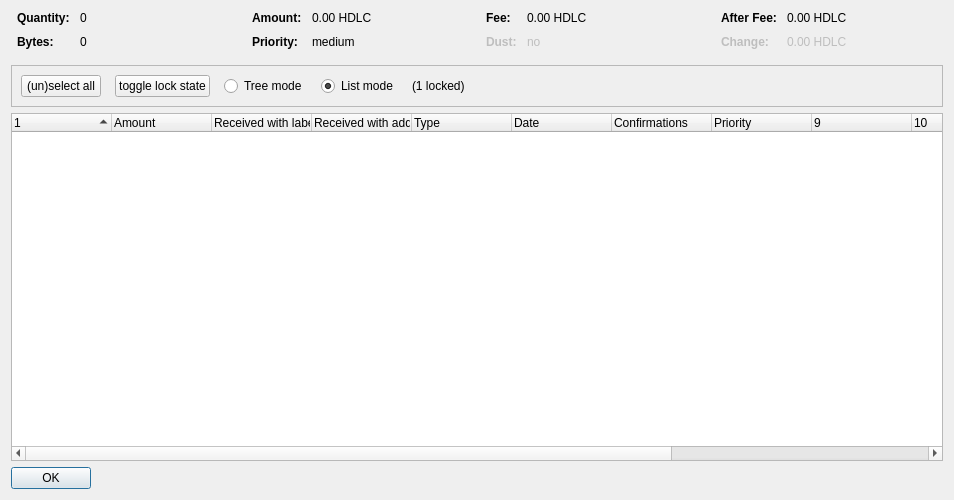
<?xml version="1.0" encoding="UTF-8"?>
<ui version="4.0">
 <class>CoinControlDialog</class>
 <widget class="QDialog" name="CoinControlDialog">
  <property name="geometry">
   <rect>
    <x>0</x>
    <y>0</y>
    <width>954</width>
    <height>500</height>
   </rect>
  </property>
  <property name="windowTitle">
   <string>Coin Selection</string>
  </property>
  <layout class="QVBoxLayout" name="verticalLayout">
   <item>
    <layout class="QHBoxLayout" name="horizontalLayoutTop" stretch="0,0,0,0">
     <property name="topMargin">
      <number>0</number>
     </property>
     <property name="bottomMargin">
      <number>10</number>
     </property>
     <item>
      <layout class="QFormLayout" name="formLayoutCoinControl1">
       <property name="horizontalSpacing">
        <number>10</number>
       </property>
       <property name="verticalSpacing">
        <number>10</number>
       </property>
       <property name="leftMargin">
        <number>6</number>
       </property>
       <property name="rightMargin">
        <number>6</number>
       </property>
       <item row="0" column="0">
        <widget class="QLabel" name="labelCoinControlQuantityText">
         <property name="font">
          <font>
           <weight>75</weight>
           <bold>true</bold>
          </font>
         </property>
         <property name="text">
          <string>Quantity:</string>
         </property>
        </widget>
       </item>
       <item row="0" column="1">
        <widget class="QLabel" name="labelCoinControlQuantity">
         <property name="cursor">
          <cursorShape>IBeamCursor</cursorShape>
         </property>
         <property name="contextMenuPolicy">
          <enum>Qt::ActionsContextMenu</enum>
         </property>
         <property name="text">
          <string notr="true">0</string>
         </property>
         <property name="textInteractionFlags">
          <set>Qt::LinksAccessibleByMouse|Qt::TextSelectableByKeyboard|Qt::TextSelectableByMouse</set>
         </property>
        </widget>
       </item>
       <item row="1" column="0">
        <widget class="QLabel" name="labelCoinControlBytesText">
         <property name="font">
          <font>
           <weight>75</weight>
           <bold>true</bold>
          </font>
         </property>
         <property name="text">
          <string>Bytes:</string>
         </property>
        </widget>
       </item>
       <item row="1" column="1">
        <widget class="QLabel" name="labelCoinControlBytes">
         <property name="cursor">
          <cursorShape>IBeamCursor</cursorShape>
         </property>
         <property name="contextMenuPolicy">
          <enum>Qt::ActionsContextMenu</enum>
         </property>
         <property name="text">
          <string notr="true">0</string>
         </property>
         <property name="textInteractionFlags">
          <set>Qt::LinksAccessibleByMouse|Qt::TextSelectableByKeyboard|Qt::TextSelectableByMouse</set>
         </property>
        </widget>
       </item>
      </layout>
     </item>
     <item>
      <layout class="QFormLayout" name="formLayoutCoinControl2">
       <property name="horizontalSpacing">
        <number>10</number>
       </property>
       <property name="verticalSpacing">
        <number>10</number>
       </property>
       <property name="leftMargin">
        <number>6</number>
       </property>
       <property name="rightMargin">
        <number>6</number>
       </property>
       <item row="0" column="0">
        <widget class="QLabel" name="labelCoinControlAmountText">
         <property name="font">
          <font>
           <weight>75</weight>
           <bold>true</bold>
          </font>
         </property>
         <property name="text">
          <string>Amount:</string>
         </property>
        </widget>
       </item>
       <item row="0" column="1">
        <widget class="QLabel" name="labelCoinControlAmount">
         <property name="cursor">
          <cursorShape>IBeamCursor</cursorShape>
         </property>
         <property name="contextMenuPolicy">
          <enum>Qt::ActionsContextMenu</enum>
         </property>
         <property name="text">
          <string notr="true">0.00 HDLC</string>
         </property>
         <property name="textInteractionFlags">
          <set>Qt::LinksAccessibleByMouse|Qt::TextSelectableByKeyboard|Qt::TextSelectableByMouse</set>
         </property>
        </widget>
       </item>
       <item row="1" column="0">
        <widget class="QLabel" name="labelCoinControlPriorityText">
         <property name="font">
          <font>
           <weight>75</weight>
           <bold>true</bold>
          </font>
         </property>
         <property name="text">
          <string>Priority:</string>
         </property>
        </widget>
       </item>
       <item row="1" column="1">
        <widget class="QLabel" name="labelCoinControlPriority">
         <property name="cursor">
          <cursorShape>IBeamCursor</cursorShape>
         </property>
         <property name="contextMenuPolicy">
          <enum>Qt::ActionsContextMenu</enum>
         </property>
         <property name="text">
          <string>medium</string>
         </property>
         <property name="textInteractionFlags">
          <set>Qt::LinksAccessibleByMouse|Qt::TextSelectableByKeyboard|Qt::TextSelectableByMouse</set>
         </property>
        </widget>
       </item>
      </layout>
     </item>
     <item>
      <layout class="QFormLayout" name="formLayoutCoinControl3">
       <property name="horizontalSpacing">
        <number>10</number>
       </property>
       <property name="verticalSpacing">
        <number>10</number>
       </property>
       <property name="leftMargin">
        <number>6</number>
       </property>
       <property name="rightMargin">
        <number>6</number>
       </property>
       <item row="0" column="0">
        <widget class="QLabel" name="labelCoinControlFeeText">
         <property name="font">
          <font>
           <weight>75</weight>
           <bold>true</bold>
          </font>
         </property>
         <property name="text">
          <string>Fee:</string>
         </property>
        </widget>
       </item>
       <item row="0" column="1">
        <widget class="QLabel" name="labelCoinControlFee">
         <property name="cursor">
          <cursorShape>IBeamCursor</cursorShape>
         </property>
         <property name="contextMenuPolicy">
          <enum>Qt::ActionsContextMenu</enum>
         </property>
         <property name="text">
          <string notr="true">0.00 HDLC</string>
         </property>
         <property name="textInteractionFlags">
          <set>Qt::LinksAccessibleByMouse|Qt::TextSelectableByKeyboard|Qt::TextSelectableByMouse</set>
         </property>
        </widget>
       </item>
       <item row="1" column="0">
        <widget class="QLabel" name="labelCoinControlLowOutputText">
         <property name="enabled">
          <bool>false</bool>
         </property>
         <property name="font">
          <font>
           <weight>75</weight>
           <bold>true</bold>
          </font>
         </property>
         <property name="text">
          <string>Dust:</string>
         </property>
        </widget>
       </item>
       <item row="1" column="1">
        <widget class="QLabel" name="labelCoinControlLowOutput">
         <property name="enabled">
          <bool>false</bool>
         </property>
         <property name="cursor">
          <cursorShape>IBeamCursor</cursorShape>
         </property>
         <property name="contextMenuPolicy">
          <enum>Qt::ActionsContextMenu</enum>
         </property>
         <property name="text">
          <string>no</string>
         </property>
         <property name="textInteractionFlags">
          <set>Qt::LinksAccessibleByMouse|Qt::TextSelectableByKeyboard|Qt::TextSelectableByMouse</set>
         </property>
        </widget>
       </item>
      </layout>
     </item>
     <item>
      <layout class="QFormLayout" name="formLayoutCoinControl4">
       <property name="horizontalSpacing">
        <number>10</number>
       </property>
       <property name="verticalSpacing">
        <number>10</number>
       </property>
       <property name="leftMargin">
        <number>6</number>
       </property>
       <property name="rightMargin">
        <number>6</number>
       </property>
       <item row="0" column="0">
        <widget class="QLabel" name="labelCoinControlAfterFeeText">
         <property name="font">
          <font>
           <weight>75</weight>
           <bold>true</bold>
          </font>
         </property>
         <property name="text">
          <string>After Fee:</string>
         </property>
        </widget>
       </item>
       <item row="0" column="1">
        <widget class="QLabel" name="labelCoinControlAfterFee">
         <property name="cursor">
          <cursorShape>IBeamCursor</cursorShape>
         </property>
         <property name="contextMenuPolicy">
          <enum>Qt::ActionsContextMenu</enum>
         </property>
         <property name="text">
          <string notr="true">0.00 HDLC</string>
         </property>
         <property name="textInteractionFlags">
          <set>Qt::LinksAccessibleByMouse|Qt::TextSelectableByKeyboard|Qt::TextSelectableByMouse</set>
         </property>
        </widget>
       </item>
       <item row="1" column="0">
        <widget class="QLabel" name="labelCoinControlChangeText">
         <property name="enabled">
          <bool>false</bool>
         </property>
         <property name="font">
          <font>
           <weight>75</weight>
           <bold>true</bold>
          </font>
         </property>
         <property name="text">
          <string>Change:</string>
         </property>
        </widget>
       </item>
       <item row="1" column="1">
        <widget class="QLabel" name="labelCoinControlChange">
         <property name="enabled">
          <bool>false</bool>
         </property>
         <property name="cursor">
          <cursorShape>IBeamCursor</cursorShape>
         </property>
         <property name="contextMenuPolicy">
          <enum>Qt::ActionsContextMenu</enum>
         </property>
         <property name="text">
          <string notr="true">0.00 HDLC</string>
         </property>
         <property name="textInteractionFlags">
          <set>Qt::LinksAccessibleByMouse|Qt::TextSelectableByKeyboard|Qt::TextSelectableByMouse</set>
         </property>
        </widget>
       </item>
      </layout>
     </item>
    </layout>
   </item>
   <item>
    <widget class="QFrame" name="frame">
     <property name="minimumSize">
      <size>
       <width>0</width>
       <height>40</height>
      </size>
     </property>
     <property name="frameShape">
      <enum>QFrame::StyledPanel</enum>
     </property>
     <property name="frameShadow">
      <enum>QFrame::Sunken</enum>
     </property>
     <layout class="QHBoxLayout" name="horizontalLayout">
      <item>
       <layout class="QHBoxLayout" name="horizontalLayoutPanel" stretch="0,0,0,0,0,0">
        <property name="spacing">
         <number>14</number>
        </property>
        <item>
         <widget class="QPushButton" name="pushButtonSelectAll">
          <property name="sizePolicy">
           <sizepolicy hsizetype="Maximum" vsizetype="Fixed">
            <horstretch>0</horstretch>
            <verstretch>0</verstretch>
           </sizepolicy>
          </property>
          <property name="text">
           <string>(un)select all</string>
          </property>
          <property name="autoDefault">
           <bool>false</bool>
          </property>
         </widget>
        </item>
        <item>
         <widget class="QPushButton" name="pushButtonToggleLock">
          <property name="sizePolicy">
           <sizepolicy hsizetype="Maximum" vsizetype="Fixed">
            <horstretch>0</horstretch>
            <verstretch>0</verstretch>
           </sizepolicy>
          </property>
          <property name="text">
           <string>toggle lock state</string>
          </property>
          <property name="autoDefault">
           <bool>false</bool>
          </property>
         </widget>
        </item>
        <item>
         <widget class="QRadioButton" name="radioTreeMode">
          <property name="sizePolicy">
           <sizepolicy hsizetype="Maximum" vsizetype="Fixed">
            <horstretch>0</horstretch>
            <verstretch>0</verstretch>
           </sizepolicy>
          </property>
          <property name="text">
           <string>Tree mode</string>
          </property>
         </widget>
        </item>
        <item>
         <widget class="QRadioButton" name="radioListMode">
          <property name="sizePolicy">
           <sizepolicy hsizetype="Maximum" vsizetype="Fixed">
            <horstretch>0</horstretch>
            <verstretch>0</verstretch>
           </sizepolicy>
          </property>
          <property name="text">
           <string>List mode</string>
          </property>
          <property name="checked">
           <bool>true</bool>
          </property>
         </widget>
        </item>
        <item>
         <widget class="QLabel" name="labelLocked">
          <property name="text">
           <string>(1 locked)</string>
          </property>
         </widget>
        </item>
        <item>
         <spacer name="horizontalSpacer">
          <property name="orientation">
           <enum>Qt::Horizontal</enum>
          </property>
          <property name="sizeHint" stdset="0">
           <size>
            <width>40</width>
            <height>20</height>
           </size>
          </property>
         </spacer>
        </item>
       </layout>
      </item>
     </layout>
    </widget>
   </item>
   <item>
    <widget class="CoinControlTreeWidget" name="treeWidget">
     <property name="contextMenuPolicy">
      <enum>Qt::CustomContextMenu</enum>
     </property>
     <property name="sortingEnabled">
      <bool>false</bool>
     </property>
     <property name="columnCount">
      <number>13</number>
     </property>
     <attribute name="headerShowSortIndicator" stdset="0">
      <bool>true</bool>
     </attribute>
     <attribute name="headerStretchLastSection">
      <bool>false</bool>
     </attribute>
     <column>
      <property name="text">
       <string/>
      </property>
     </column>
     <column>
      <property name="text">
       <string>Amount</string>
      </property>
     </column>
     <column>
      <property name="text">
       <string>Received with label</string>
      </property>
     </column>
     <column>
      <property name="text">
       <string>Received with address</string>
      </property>
     </column>
     <column>
      <property name="text">
	<string>Type</string>
      </property>
     </column>
     <column>
      <property name="text">	 
       <string>Date</string>
      </property>
     </column>
     <column>
      <property name="text">
       <string>Confirmations</string>
      </property>
      <property name="toolTip">
       <string>Confirmed</string>
      </property>
     </column>
     <column>
      <property name="text">
       <string>Priority</string>
      </property>
     </column>
     <column>
      <property name="text">
       <string/>
      </property>
     </column>
     <column>
      <property name="text">
       <string/>
      </property>
     </column>
     <column>
      <property name="text">
       <string/>
      </property>
     </column>
     <column>
      <property name="text">
       <string/>
      </property>
     </column>
     <column>
      <property name="text">
       <string/>
      </property>
     </column>
    </widget>
   </item>
   <item>
    <widget class="QDialogButtonBox" name="buttonBox">
     <property name="sizePolicy">
      <sizepolicy hsizetype="Maximum" vsizetype="Fixed">
       <horstretch>0</horstretch>
       <verstretch>0</verstretch>
      </sizepolicy>
     </property>
     <property name="orientation">
      <enum>Qt::Horizontal</enum>
     </property>
     <property name="standardButtons">
      <set>QDialogButtonBox::Ok</set>
     </property>
    </widget>
   </item>
  </layout>
 </widget>
 <customwidgets>
  <customwidget>
   <class>CoinControlTreeWidget</class>
   <extends>QTreeWidget</extends>
   <header>coincontroltreewidget.h</header>
  </customwidget>
 </customwidgets>
 <resources/>
 <connections/>
</ui>
